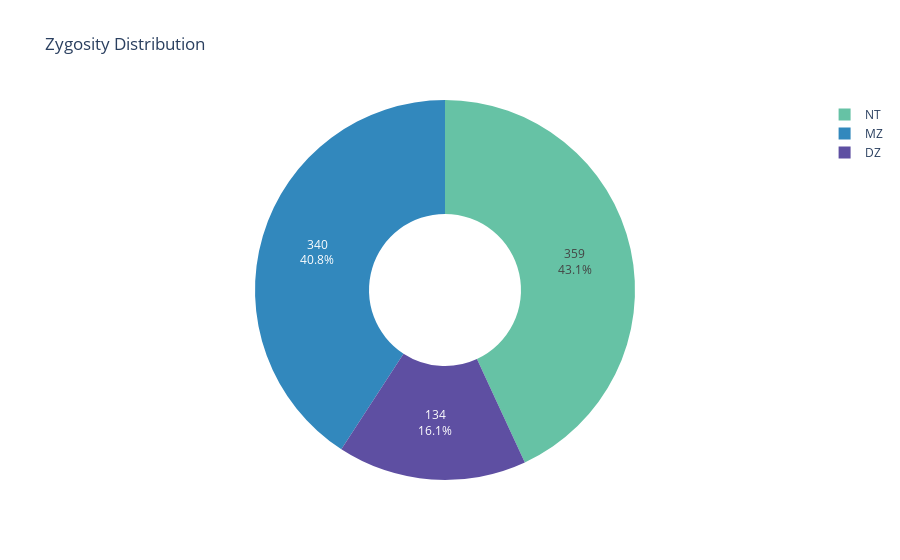

Notebook cell for this chart:
### Code cell
zygosity_counts = df_dem.groupby('zygosity').size().reset_index(name='counts')
zygosity_counts['angle'] = zygosity_counts['counts']/zygosity_counts['counts'].sum() * 2*pi
zygosity_counts['color'] = Spectral10[:len(zygosity_counts)]
zygosity_counts


# create a new pie chart
fig = go.Figure(data=[go.Pie(labels=zygosity_counts['zygosity'],
                             values=zygosity_counts['counts'],
                             hovertemplate='%{label}: %{value}',
                             textinfo='value+percent',
                             textposition='inside')])

# set the colors and hole size of the chart
fig.update_traces(marker=dict(colors=zygosity_counts['color']), hole=.4)

# add a title and remove the legend
fig.update_layout(title='Zygosity Distribution', showlegend=True)

# show the plot
fig.show()

### Figure 1 — Plotly figure (JSON) as saved in the notebook; plotly's stock layout.template omitted (floating-point values rounded to 4 significant figures)
{"data": [{"hole": 0.4, "hovertemplate": "%{label}: %{value}", "labels": ["DZ", "MZ", "NT"], "marker": {"colors": ["#5e4fa2", "#3288bd", "#66c2a5"]}, "textinfo": "value+percent", "textposition": "inside", "type": "pie", "values": [134, 340, 359]}], "layout": {"showlegend": true, "title": {"text": "Zygosity Distribution"}}}
